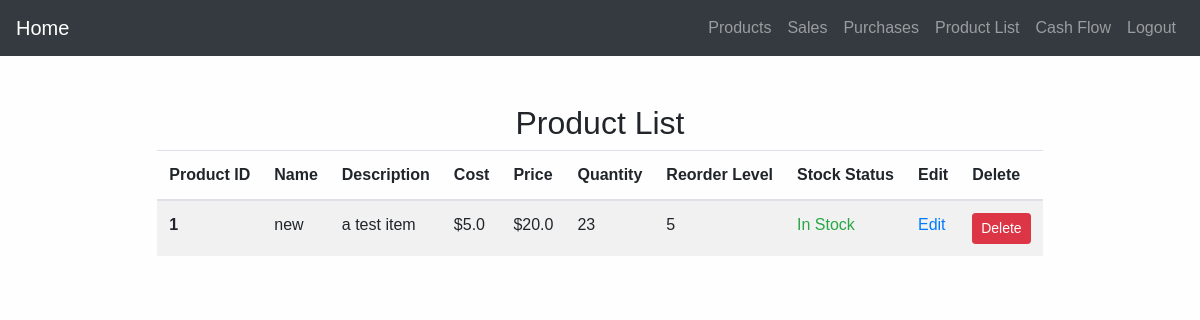
The page /product_list (signed in) on the database as committed earlier.
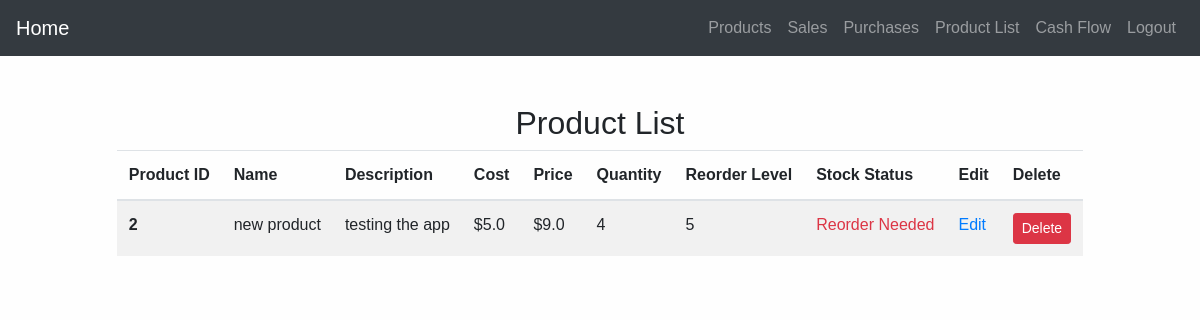
The same page on the database as committed later.
### app/models.py (models this page shows, shortened)
class Product(db.Model):
    id = db.Column(db.Integer, primary_key=True)
    name = db.Column(db.String(100), nullable=False)
    description = db.Column(db.String(200))
    cost = db.Column(db.Float, nullable=False)
    price = db.Column(db.Float, nullable=False)
    quantity = db.Column(db.Integer, nullable=False)
    reorder_level = db.Column(db.Integer, nullable=False)
    user_id = db.Column(db.Integer, db.ForeignKey('user.id'), nullable=False)
    @staticmethod
    def get_all_products(user_id):
        return Product.query.filter_by(user_id=user_id).all()

### app/views.py (the view)
@views.route('/product_list')
@login_required
def product_list():
    products = Product.get_all_products(user_id=current_user.id)
    return render_template('product_list.html', products=products)

### app/__init__.py (called while the page is built)
@login_manager.user_loader
def load_user(user_id):
    from app.models import User
    try:
        user = User.query.get(int(user_id))
        if user is None:
            print(f"User with ID {user_id} not found")
            return None
        return user
    except Exception as e:
        print(f"Error loading user: {e}")
        return None

### app/templates/product_list.html (shortened to what this page needs)
{% extends "base.html" %}
{% block content %}
<div class="container mt-5" margin="150px" style="width:fit-content;">
    <h2>Product List</h2>
    <table class="table table-striped">
        <thead>
            <tr>
                <th scope="col">Product ID</th>
                <th scope="col">Name</th>
                <th scope="col">Description</th>
                <th scope="col">Cost</th>
                <th scope="col">Price</th>
                <th scope="col">Quantity</th>
                <th scope="col">Reorder Level</th>
                <th scope="col">Stock Status</th>
                <th scope="col">Edit</th>
                <th scope="col">Delete</th>
            </tr>
        </thead>
        <tbody>
            {% for product in products %}
            <tr>
                <th scope="row">{{ product.id }}</th>
                <td>{{ product.name }}</td>
                <td>{{ product.description }}</td>
                <td>${{ product.cost }}</td>
                <td>${{ product.price }}</td>
                <td>{{ product.quantity }}</td>
                <td>{{ product.reorder_level }}</td>
                <td>
                    {% if product.quantity <= product.reorder_level %}
                        <span class="text-danger">Reorder Needed</span>
                    {% else %}
                        <span class="text-success">In Stock</span>
                    {% endif %}
                </td>
                <td>
                    <a href="{{ url_for('views.edit_product', product_id=product.id) }}" >Edit</a>
                </td>
                <td> <form action="{{ url_for('views.delete_product', product_id=product.id) }}" method="post" style="display:inline;" onsubmit="return confirmDelete();">
                    <button type="submit" class="btn btn-danger btn-sm">Delete</button>
                </form>
                </td>
            </tr>
            {% endfor %}
        </tbody>
    </table>
</div>
{% endblock %}

### app/templates/base.html (shortened to what this page needs)
<!DOCTYPE html>
<html lang="en">
<head>
    <link rel="stylesheet" href="https://cdn.jsdelivr.net/npm/bootstrap@4.4.1/dist/css/bootstrap.min.css">
    <link rel="stylesheet" href="{{ url_for('static', filename='styles.css') }}">
</head>
<body style="background-color:#fefefe;">
 <nav class="navbar navbar-expand-lg navbar-dark bg-dark">
    <a class="navbar-brand" href="/home">Home</a>
    <div class="collapse navbar-collapse" id="navbarNavAltMarkup">
        <div class="navbar-nav ml-auto">
            {% if current_user.is_authenticated %}
                <a class="nav-item nav-link" href="/products">Products</a>
                <a class="nav-item nav-link" href="/record_sale">Sales</a>
                <a class="nav-item nav-link" href="/record_purchase">Purchases</a>
                <a class="nav-item nav-link" href="/product_list">Product List</a>
                <a class="nav-item nav-link" href="{{ url_for('views.product_history')}}">Cash Flow</a>
                <a class="nav-item nav-link" href="/logout">Logout</a>
            {% else %}
                <a class="nav-item nav-link" href="/signup">Sign Up</a>
                <a class="nav-item nav-link" href="/login">Login</a>
            {% endif %}
        </div>
    </div>
</nav>
    {% block content %}{% endblock %}
</body>
</html>

### app/static/styles.css (style rules this page uses)
body { font-family: Arial, sans-serif; }
.container { width: 50%; margin: 0 auto; }
h2 { text-align: center; }

Rows that differ between the two databases and show on the page:
removed Product: id "1", name "new", description "a test item", cost "5.0", price "20.0", quantity "23", reorder_level "5", shows "In Stock"
added Product: id "2", name "new product", description "testing the app", cost "5.0", price "9.0", quantity "4", reorder_level "5", shows "Reorder Needed"
